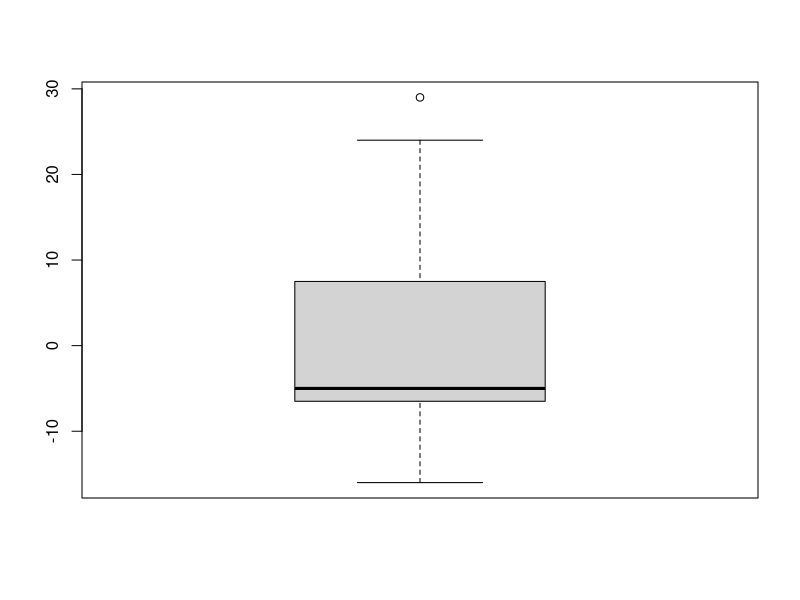

This figure's R source:
#Reading data from a csv file
elements <- read.csv(file.path("./", "exam_data.csv"))

#Exam 1
maxE1 <- max(elements$Exam1);
minE1 <- min(elements$Exam1);
medianE1 <- median(elements$Exam1);
meanE1 <- mean(elements$Exam1);
varianceE1 <- var(elements$Exam1);


print("Exam 1:")
cat("Max: ",maxE1, " ");
cat("Median: ",medianE1, " ");
cat("Mean: ",meanE1, " ");
cat("Max: ",maxE1, " ");
cat("Variance: ",varianceE1, "\n");
#Exam 2
maxE2 <- max(elements$Exam2);
minE2 <- min(elements$Exam2);
medianE2 <- median(elements$Exam2);
meanE2 <- mean(elements$Exam2);
varianceE2 <- var(elements$Exam2);

print("Exam 2:")
cat("Max: ",maxE2," ");
cat("Median: ",medianE2," ");
cat("Mean: ",meanE2," ");
cat("Max: ",maxE2," ");
cat("Variance: ",varianceE2,"\n");

diffVector <- c()

for (i in 1:length(elements$Exam2))
{
	diffVector[i] = (elements$Exam2[i] - elements$Exam1[i])
}

boxplot(diffVector);


quantile(diffVector);